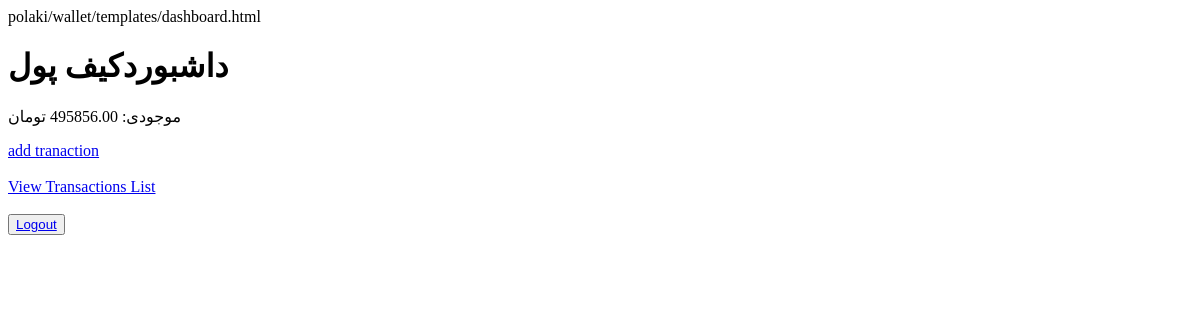
The page /wallet/dashboard/ (signed in) on the database as committed earlier.
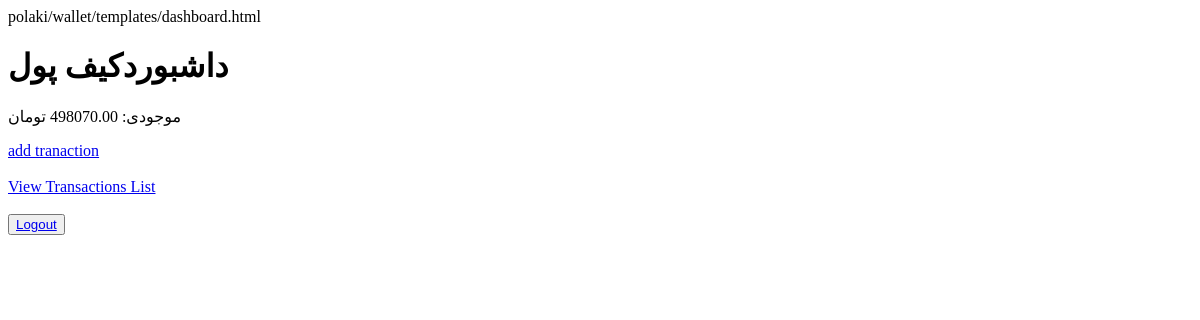
The same page on the database as committed later.
### wallet/models.py (models this page shows, shortened)
class Wallet(models.Model):
    user = models.OneToOneField(User, on_delete=models.CASCADE)
    balance = models.DecimalField(max_digits=10, decimal_places=2, default=0)

### wallet/views.py (the view)
# urls.py: path('dashboard/', WalletDashboardView.as_view(), name='wallet_dashboard'),
class WalletDashboardView(LoginRequiredMixin, TemplateView):
    template_name = 'wallet/dashboard.html'
    def get_context_data(self, **kwargs):
        context = super().get_context_data(**kwargs)
        wallet, created = Wallet.objects.get_or_create(user=self.request.user, defaults={'balance': 0})
        context['wallet'] = wallet
        return context

### templates/wallet/dashboard.html (shortened to what this page needs)
<!DOCTYPE html>
<html lang="fa">
<head>
</head>
<body>
    <h1>داشبوردکیف پول</h1>
    <p>موجودی: {{ wallet.balance }} تومان</p>
    <a href="{% url 'add_transaction' %}">add tranaction</a><br><br>
    <a href="{% url 'transaction_list' %}">View Transactions List</a><br><br>
    <button>
        <a href="{% url 'logout' %}">Logout</a>
        </button>
</body>
</html>

Rows that differ between the two databases and show on the page:
changed Wallet: balance "495856.00" → "498070.00"
